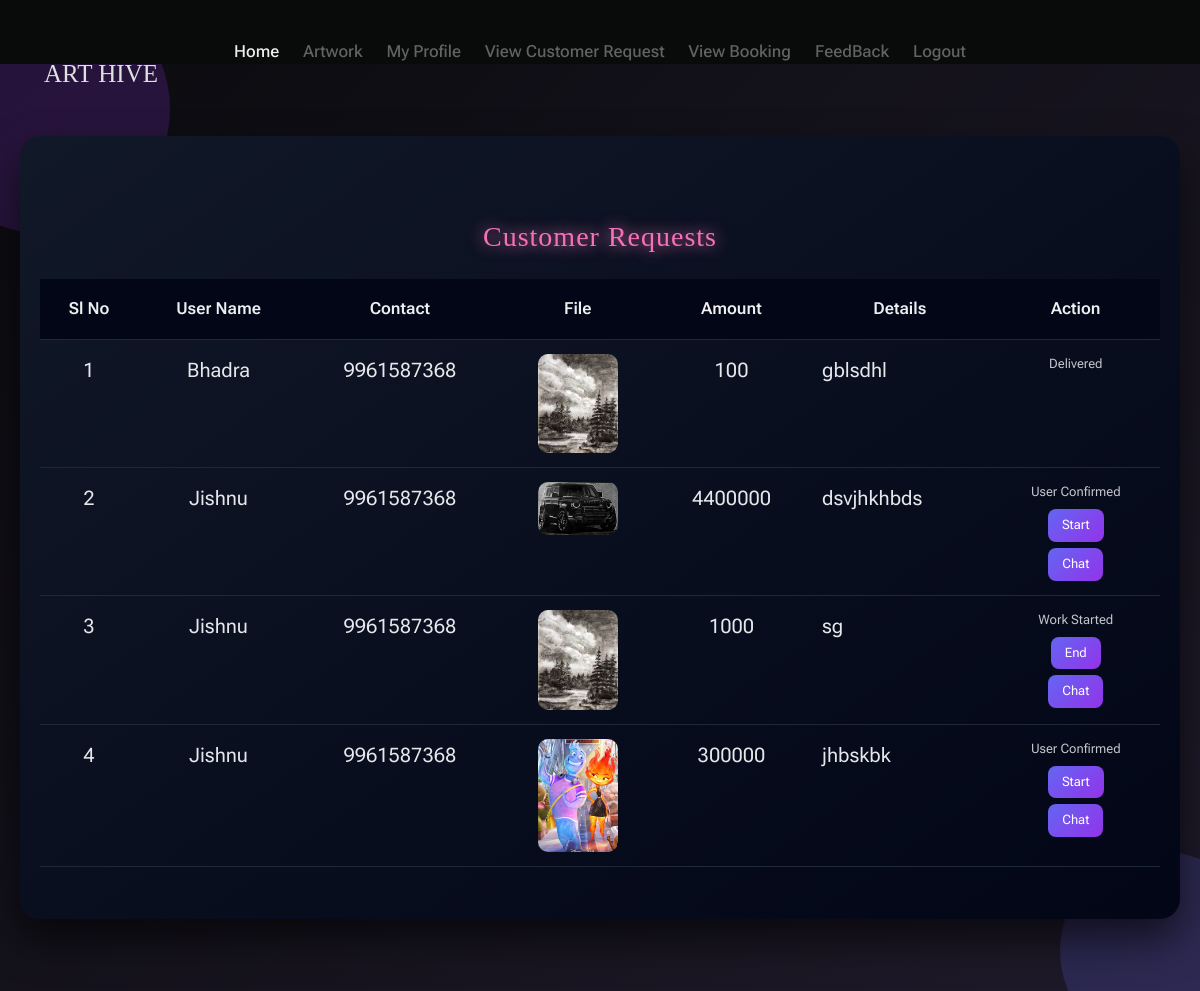
Page /Artist/ViewCustomerRequest/ on the earlier database version.
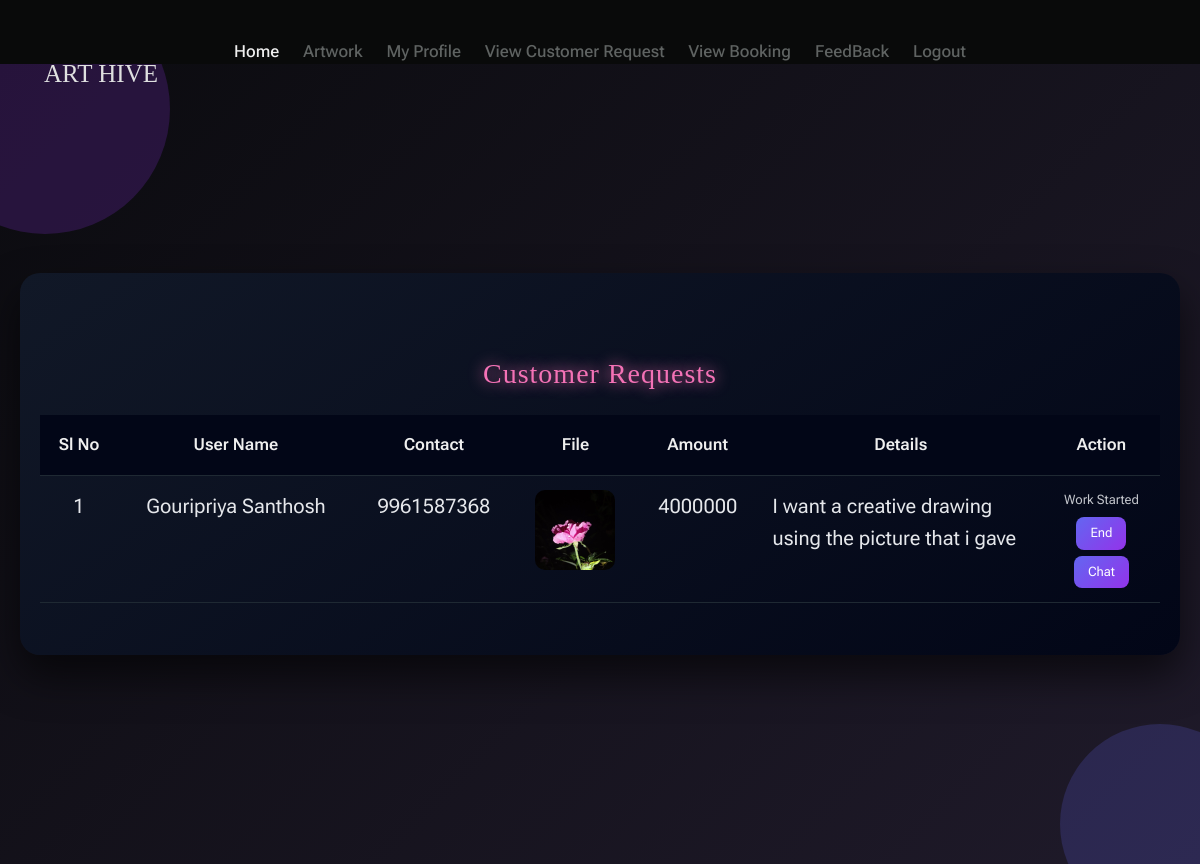
Same page on the later database version.
### User/models.py (models this page shows)
class tbl_customization(models.Model):
    customizaion_date=models.DateField(auto_now_add=True)
    customization_status=models.IntegerField(default=0)
    customization_details=models.CharField(max_length=50)
    customization_file=models.FileField(upload_to="Assets/CustomDocs/")
    customization_amount=models.CharField(max_length=50,null=True)
    user_id=models.ForeignKey(tbl_user,on_delete=models.CASCADE)
    artist=models.ForeignKey(tbl_artist,on_delete=models.CASCADE)
    artsubtype_id=models.ForeignKey(tbl_artsubtype,on_delete=models.CASCADE)

### Guest/models.py (models this page shows)
class tbl_user(models.Model):
    user_name = models.CharField(max_length=200)
    user_email = models.CharField(max_length=200)
    user_contact = models.CharField(max_length=200)
    user_address = models.CharField(max_length=200)
    user_password = models.CharField(max_length=200)
    user_photo = models.FileField(upload_to="Assets/UserDocs/")
    place = models.ForeignKey(tbl_place,on_delete=models.CASCADE)

### Artist/views.py (the view)
# urls.py: path('ViewCustomerRequest/',views.ViewCustomerRequest, name="ViewCustomerRequest"),
def ViewCustomerRequest(request):
    customData = tbl_customization.objects.all()
    return render(request,'Artist/ViewCustomerRequest.html',{'customData':customData})

### Artist/Templates/Artist/ViewCustomerRequest.html (shortened to what this page needs)
{% extends 'Artist/Header.html' %}
{% block content %}
<head>
</head>
<div class="artist-req-wrapper">
    <div class="artist-bg-shape shape1"></div>
    <div class="artist-bg-shape shape2"></div>
    <div class="artist-req-card">
        <h2 class="artist-req-title">Customer Requests</h2>
        <table class="artist-req-table">
            <tr>
                <th>Sl No</th>
                <th>User Name</th>
                <th>Contact</th>
                <th>File</th>
                <th>Amount</th>
                <th>Details</th>
                <th>Action</th>
            </tr>
            {% for i in customData %}
            <tr>
                <td>{{forloop.counter}}</td>
                <td>{{i.user_id.user_name}}</td>
                <td>{{i.user_id.user_contact}}</td>
                <td><img src="{{i.customization_file.url}}" class="artist-req-img"></td>
                <td>{{i.customization_amount}}</td>
                <td class="details-col">{{i.customization_details}}</td>
                <td>
                    <div class="artist-req-actions">
                        {% if i.customization_status == 0 %}
                            <a href="{% url 'Artist:Amount' i.id %}">Accept</a>
                            <a href="{% url 'Artist:Reject' i.id %}">Reject</a>
                        {% elif i.customization_status == 1 %}
                            <span class="artist-status">Waiting for User</span>
                            <a href="{% url 'Artist:chatpage' i.user_id.id %}">Chat</a>
                        {% elif i.customization_status == 2 %}
                            <span class="artist-status">Rejected</span>
                        {% elif i.customization_status == 3 %}
                            <span class="artist-status">User Confirmed</span>
                            <a href="{% url 'Artist:WorkUpdate' i.id 5 %}">Start</a>
                            <a href="{% url 'Artist:chatpage' i.user_id.id %}">Chat</a>
                        {% elif i.customization_status == 4 %}
                            <span class="artist-status">User Rejected</span>
                            <a href="{% url 'Artist:chatpage' i.user_id.id %}">Chat</a>
                        {% elif i.customization_status == 5 %}
                            <span class="artist-status">Work Started</span>
                            <a href="{% url 'Artist:WorkUpdate' i.id 6 %}">End</a>
                            <a href="{% url 'Artist:chatpage' i.user_id.id %}">Chat</a>
                        {% elif i.customization_status == 6 %}
                            <span class="artist-status">Work Ended</span>
                            <a href="{% url 'Artist:WorkUpdate' i.id 7 %}">Delivered</a>
                            <a href="{% url 'Artist:chatpage' i.user_id.id %}">Chat</a>
                        {% elif i.customization_status == 7 %}
                            <span class="artist-status">Delivered</span>
                        {% endif %}
                    </div>
                </td>
            </tr>
            {% endfor %}
        </table>
    </div>
</div>
{% endblock %}

Differences in the rows shown:
removed tbl_customization: user_id.user_name "Bhadra", user_id.user_contact "9961587368", customization_file (picture), customization_amount "100", customization_details "gblsdhl", customization_status "Delivered"
removed tbl_customization: user_id.user_name "Jishnu", user_id.user_contact "9961587368", customization_file (picture), customization_amount "4400000", customization_details "dsvjhkhbds", customization_status "User Confirmed"
removed tbl_customization: user_id.user_name "Jishnu", user_id.user_contact "9961587368", customization_file (picture), customization_amount "1000", customization_details "sg", customization_status "Work Started"
removed tbl_customization: user_id.user_name "Jishnu", user_id.user_contact "9961587368", customization_file (picture), customization_amount "300000", customization_details "jhbskbk", customization_status "User Confirmed"
added tbl_customization: user_id.user_name "Gouripriya Santhosh", user_id.user_contact "9961587368", customization_file (picture), customization_amount "4000000", customization_details "I want a creative drawing using the picture that i gave", customization_status "Work Started"
